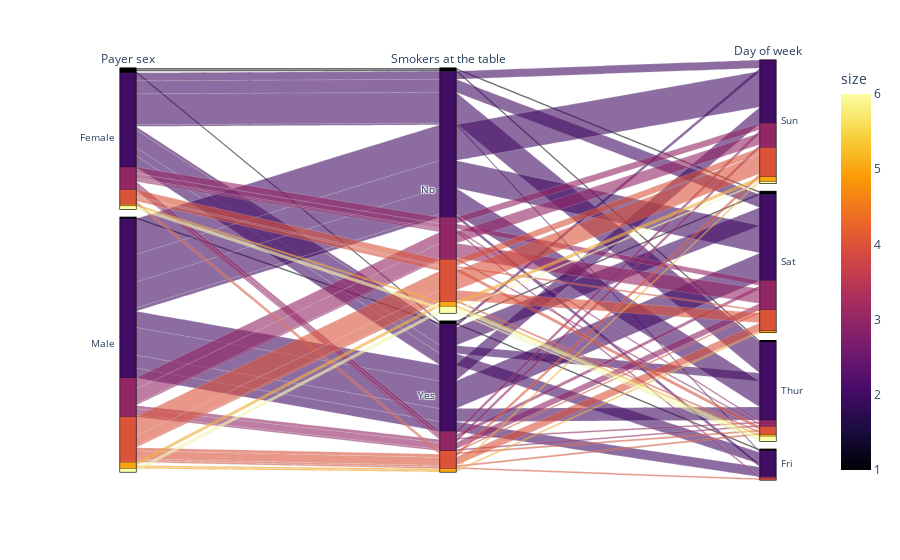

Source (notebook cell):
### Code cell
import plotly.express as px

df = px.data.tips()
fig = px.parallel_categories(df, dimensions=['sex', 'smoker', 'day'],
                color="size", color_continuous_scale=px.colors.sequential.Inferno,
                labels={'sex':'Payer sex', 'smoker':'Smokers at the table', 'day':'Day of week'})
fig.show()

### Figure 1 — Plotly figure (JSON) as saved in the notebook; plotly's stock layout.template omitted (floating-point values rounded to 4 significant figures; data arrays with more than 128 entries replaced by an {"elided": "..."} marker saying what was removed)
{"data": [{"dimensions": [{"label": "Payer sex", "values": {"elided": "244 str values"}}, {"label": "Smokers at the table", "values": {"elided": "244 str values"}}, {"label": "Day of week", "values": {"elided": "244 str values"}}], "domain": {"x": [0, 1], "y": [0, 1]}, "line": {"color": {"elided": "244 int values"}, "coloraxis": "coloraxis"}, "name": "", "type": "parcats"}], "layout": {"coloraxis": {"colorbar": {"title": {"text": "size"}}, "colorscale": [[0, "#000004"], [0.1111, "#1b0c41"], [0.2222, "#4a0c6b"], [0.3333, "#781c6d"], [0.4444, "#a52c60"], [0.5556, "#cf4446"], [0.6667, "#ed6925"], [0.7778, "#fb9b06"], [0.8889, "#f7d13d"], [1, "#fcffa4"]]}, "legend": {"tracegroupgap": 0}, "margin": {"t": 60}, "autosize": true}}
